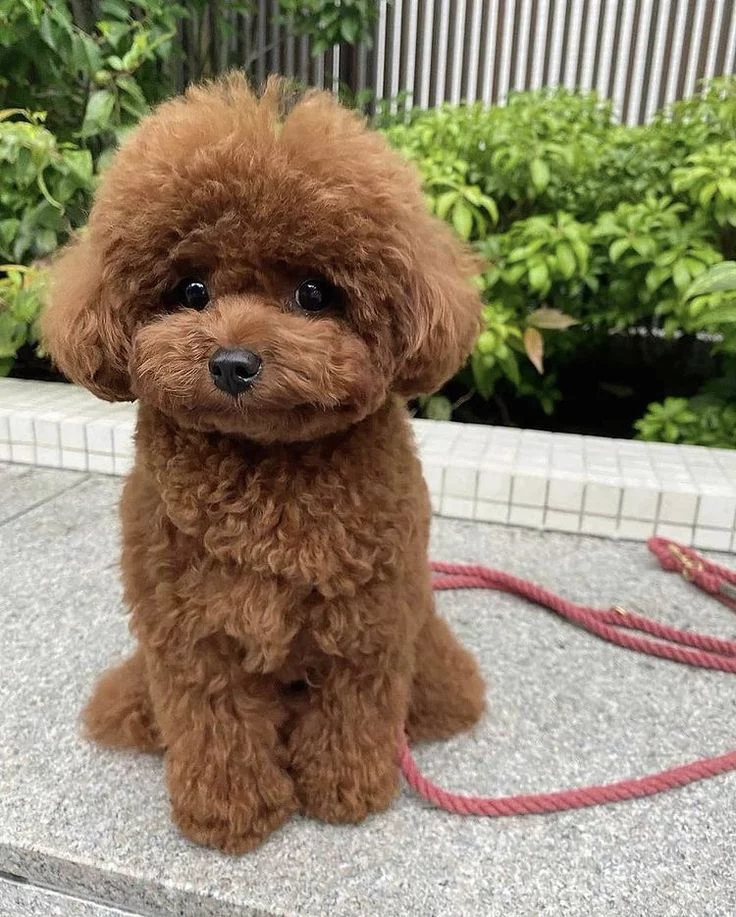
#> input picture Shap/poodle.png, 736 x 917 px, found by its file name
$ jupyter execute --allow-errors Shap.ipynb
#> lines starting #> are read from the running program, lines starting #| are printed output that depends on the picture
<a href="https://colab.research.google.com/github/rohanraaj2/Human-Computer-Interaction-and-Explainable-AI/blob/main/Shap.ipynb" target="_parent"></a>

# SHAP Exercise:
#### **How Do Different SHAP Methods Explain the Same Image?**

SHAP has different **explainers** that use different strategies to compute the Shapley values. In this exercise, you'll apply different explainers to the same image and compare their explanations.

## Setup and Imports
Start by setting up a new virtual environment with the packages specified in requirements_shap.txt.
I tested the scripts with python 3.11 but newer versions probably also work.

Then download the *poodle.png* and *imagenet_classes.txt* from Moodle into a folder called Data. Since we will reuse this folder, you can create it one level above the folder for this SHAP exercise.

Then:

[cell 1]
import torch
import torchvision.models as models
import torchvision.transforms as transforms
from PIL import Image
import numpy as np
import matplotlib.pyplot as plt
from pathlib import Path
import requests
from skimage.segmentation import slic
import shap
import cv2

#> (the rest of this cell did not finish here and is left out)

#> (a cell that did not finish here is left out)

[cell 3]
# Path to images
data_path = Path("../Data")
img_name = "poodle.png"

# Load image
img_path = data_path / img_name
if img_path.exists():
    original_img = Image.open(img_path).convert('RGB')
#> original_img is the input picture: PIL image 736x917 RGB; mean R, G, B 144, 131.8, 109
else:
    print("Image not found, creating placeholder")
    original_img = Image.new('RGB', (224, 224), color='gray')

original_img = original_img.resize((224, 224))
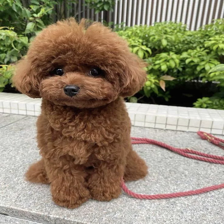
#> original_img: PIL image 224x224 RGB; mean R, G, B 144, 131.8, 109
img_array = np.array(original_img)

plt.imshow(original_img)
plt.title(f"Test Image: {img_name}")
plt.axis('off')
plt.show()

#> (a cell that did not finish here is left out)

## Prediction Function
The SHAP library implements different variations of SHAP in functions called *explainers*.
All SHAP explainers need a function that takes images and returns predictions.

[cell 5]
def model_predict(images):
    """
    Predict class probabilities for a batch of images.

    Args:
        images: numpy array of shape (n_samples, H, W, 3) with values in [0, 255]

    Returns:
        numpy array of shape (n_samples, n_classes) with probabilities
    """
    # TODO: Implement this function
    images_processed = [] # We add all the numpy images we have preprocessed here

    for img in images: # Going through our numpy image batch
        img = img.astype(np.uint8) # Here we are making sure that the datatype is uint8 for the python imaging library(PIL) to ensure PIL doesnt give error or read incorrectly

        # Now we convert the numpy array or well image to PIL image
        pil_img = Image.fromarray(img) # We need an image and img is just an array of numbers, so we use x.fromarray(y) to convert the array(img) into an actual PIL image

        tensor_img = preprocess(pil_img) # Here we are applying same preprocessing pipeline as we did before
        # Now our image is model ready. Basically it's not an image now but a pytorch tensor

        images_processed.append(tensor_img) # Adding the ready image
#> this loop made 1 pass
#> after the loop, images_processed = []

    batch = torch.stack(images_processed).to(device) # Combines all images into one batch and sends to the CPU

    # Model prediction
    with torch.no_grad(): # We dont want pytorch to calculate gradients because we are only doing predictions not actual training right now
        output = model(batch) # Returns raw scores from the neural network

        probs = torch.nn.functional.softmax(output, dim=1) # Convert those raw scores into actual probabilities

    return probs.cpu().numpy() # Converts the tensor back to numpy array

# Test the function
test_input = np.array([img_array])
#> (the rest of this cell did not finish here and is left out)

# KernelSHAP
We will start with the basic KernelSHAP explainer which we saw in the lecture.

**Reminder how it works**: Kernel SHAP approximates Shapley values by sampling coalitions of features (here, superpixels) and weighting them with a Shapley kernel; it is model‑agnostic but relatively slow.

## Masking

The SHAP library needs a masking function to represent "feature absent" perturbation.
For our image data and KernelSHAP, we will use a superpixel segmentation approach similar to LIME, as discussed in the lecture.
To this end, we first segement the image using the SLIC algorithm. If you want, you can play around with the hyperparameters of SLIC.

[cell 6]
# Superpixels
n_segments = 50 # Number of superpixels
segments = slic(img_array, n_segments=n_segments, compactness=30, sigma=3, start_label=0) # This returns a 2D integer array assigning a superpixel id to each pixel.
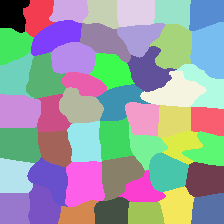
#> segments: shape (224, 224) int64; 49 distinct labels, from 0 to 48; one colour per label, 0 black
